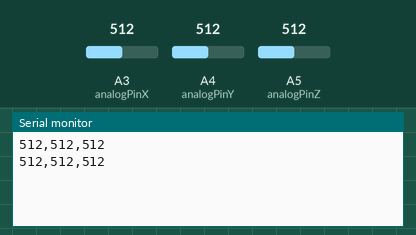
Bench run of a sketch on a simulated Arduino Uno, built with avr-gcc and run on an emulated ATmega328P. Parts: the last lines printed to the serial monitor. The inputs (shaded band) are chosen by the test bench; at power-on: A3 (analogPinX) = 512, A4 (analogPinY) = 512, A5 (analogPinZ) = 512.

Above: at 1.8 s.
1.9 s: A3 (analogPinX) set to 716
At 2.8 s:
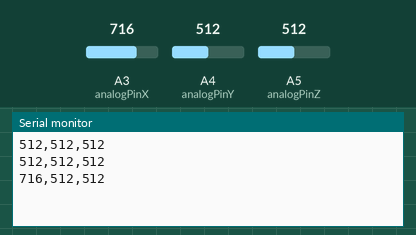
3.4 s: A4 (analogPinY) set to 716
At 4.7 s:
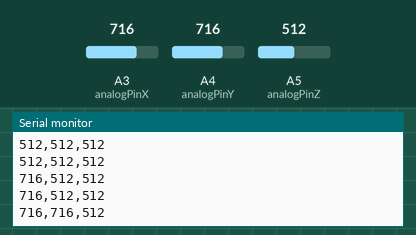
4.9 s: A5 (analogPinZ) set to 716
At 5.4 s:
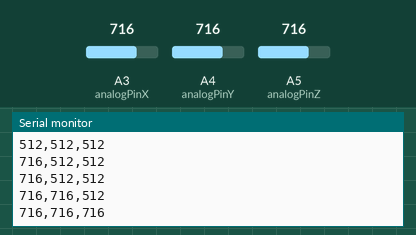
6.4 s: A3 (analogPinX) set to 900
At 7.7 s:
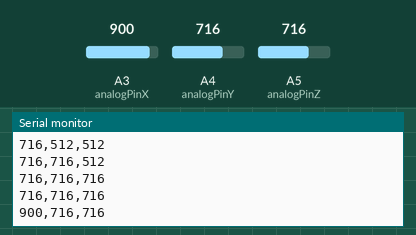
7.9 s: A4 (analogPinY) set to 900
At 8.8 s:
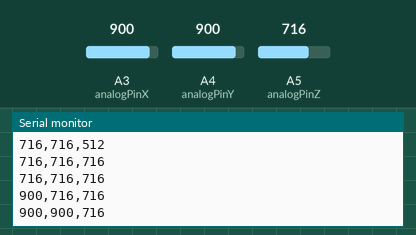
9.4 s: A5 (analogPinZ) set to 900
At 10.6 s:
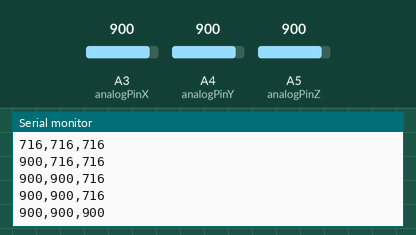
Timing chart, 0 to 11.9 s (numbered marks = the images above; inputs shaded):
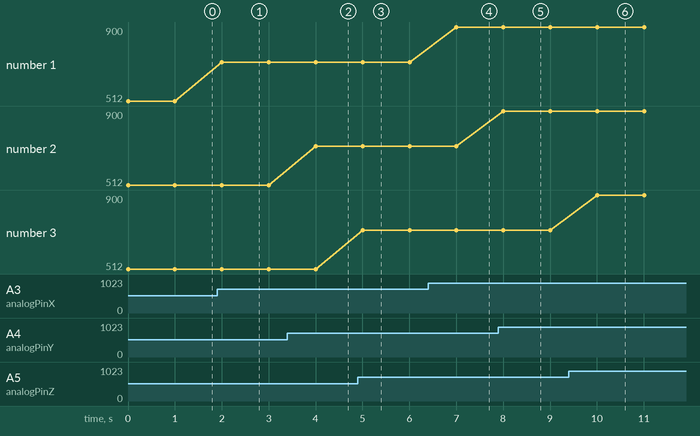

Measured:
- after the input at 1.9 s, the serial monitor: prints a new line after 0.10 s (image 1)
- after the input at 3.4 s, the serial monitor: prints a new line after 0.60 s (image 2)
- after the input at 4.9 s, the serial monitor: prints a new line after 0.10 s (image 3)
- after the input at 6.4 s, the serial monitor: prints a new line after 0.61 s (image 4)
- after the input at 7.9 s, the serial monitor: prints a new line after 0.11 s (image 5)
- after the input at 9.4 s, the serial monitor: prints a new line after 0.61 s (image 6)
- plotted number 1: 512 → 716 after the input at 1.9 s, 716 → 900 after the input at 6.4 s

The sketch:

sketch_may29agyrosensor.ino
```cpp
int analogPinX = A3;
int analogPinY = A4;
int analogPinZ = A5;
int valx,valy,valz;

void setup() {
      pinMode(analogPinX, INPUT);
      pinMode(analogPinY, INPUT);
      pinMode(analogPinZ, INPUT);
      Serial.begin(9600);	// 9600bpsでポートを開く
}

void loop() {
    valx = analogRead(analogPinX);
    valy = analogRead(analogPinY);
    valz = analogRead(analogPinZ);

    char valstr[32];
    sprintf(valstr, "%d,%d,%d", valx, valy, valz);
    Serial.println(valstr);

    delay(1000);
}
```
